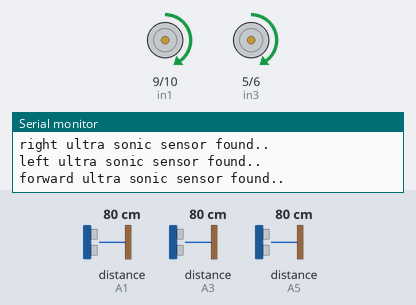
The sketch below on a simulated Arduino Uno, built with avr-gcc and run on an emulated ATmega328P. Shown: motor-driver pin pairs drawn as motors (green arrow = first pin HIGH = forward, orange = second pin HIGH = backward, longer = more drive, scaled by the enable pin), the last lines printed to the serial monitor. Wiring (inferred from the names in the program): 3 × ultrasonic range finder: trigger A0, echo A1 / trigger A2, echo A3 / trigger A4, echo A5. The test bench sets the inputs (shaded band); at power-on: distance to the obstacle (sensors on A3, A5, A1) 80 cm. The echo pulse lasts 58.3 µs per cm.

Above: at 1.2 s.
1.3 s: distance to the obstacle (sensor on A3) set to 7 cm
4.3 s: distance to the obstacle (sensor on A3) set to 4 cm
At 4.8 s:
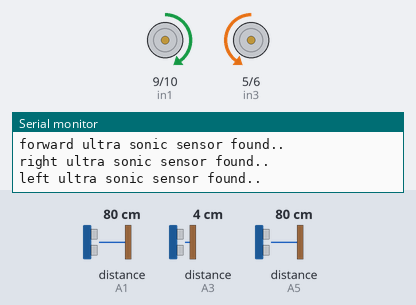
5.9 s: distance to the obstacle (sensor on A3) set to 9 cm
At 7.5 s:
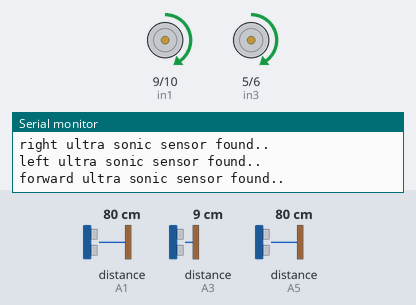
8.9 s: distance to the obstacle (sensor on A5) set to 7 cm
11.9 s: distance to the obstacle (sensor on A5) set to 4 cm
At 12.7 s:
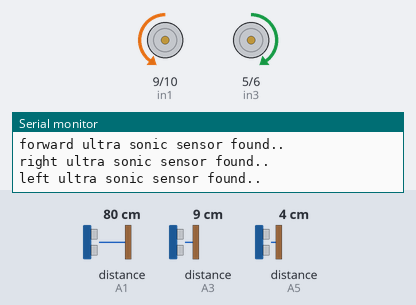
Timing chart, 0 to 14.9 s (numbered marks = the images above; inputs shaded):
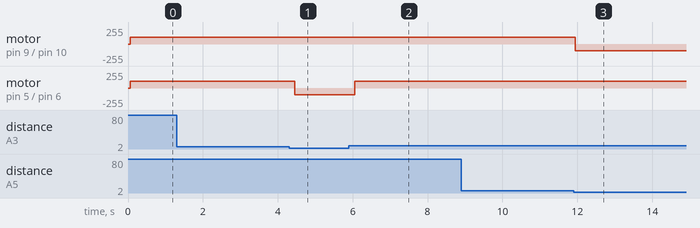

The sketch:

final.ino
```cpp
const int trig1 = A0;//forward
const int echo1 = A1;
const int trig2 = A2;//right
const int echo2 = A3;
const int trig3 = A4;
const int echo3 = A5;

const int in1 = 9;
const int in2 = 10;
const int in3 = 5;
const int in4 = 6;

const int enA = 11;
const int enB = 3;

//#define PWM 10;
int PWM = 100;
int DIS = 5;
//#define DIS 20;


long FrontSensor(){
  Serial.println("forward ultra sonic sensor found..");
  long dur;
  digitalWrite(trig1, LOW);
  delayMicroseconds(2); // delays are required for a succesful sensor operation.
  digitalWrite(trig1, HIGH);
  delayMicroseconds(20); //this delay is required as well!
  digitalWrite(trig1, LOW);
  dur = pulseIn(echo1, HIGH);
  return (dur/58);

}
long RightSensor(){
    Serial.println("right ultra sonic sensor found..");

  long dur;
  digitalWrite(trig2, LOW);
  delayMicroseconds(2); // delays are required for a succesful sensor operation.
  digitalWrite(trig2, HIGH);
  delayMicroseconds(20); //this delay is required as well!
  digitalWrite(trig2, LOW);
  dur = pulseIn(echo2, HIGH);
  return (dur/58);

}

long LeftSensor(){

    Serial.println("left ultra sonic sensor found..");

  long dur;
  digitalWrite(trig3, LOW);
  delayMicroseconds(2); // delays are required for a succesful sensor operation.
  digitalWrite(trig3, HIGH);
  delayMicroseconds(20); //this delay is required as well!
  digitalWrite(trig3, LOW);
  dur = pulseIn(echo3, HIGH);
  return (dur/58);

}

void forward (){
  digitalWrite(in1, HIGH);
  digitalWrite(in2, LOW);
  digitalWrite(in3, HIGH);
  digitalWrite(in4, LOW);
  analogWrite(enA, PWM);
  analogWrite(enB, PWM);
}

void left_turn (){
  digitalWrite(in1, HIGH);
  digitalWrite(in2, LOW);
  digitalWrite(in3, LOW);
  digitalWrite(in4, HIGH);
  analogWrite(enA, PWM);
  analogWrite(enB, PWM);
}

void right_turn (){
  digitalWrite(in1, LOW);
  digitalWrite(in2, HIGH);
  digitalWrite(in3, HIGH);
  digitalWrite(in4, LOW);
  analogWrite(enA, PWM);
  analogWrite(enB, PWM);
}

void  back(){
  digitalWrite(in1, LOW);
  digitalWrite(in2, HIGH);
  digitalWrite(in3, LOW);
  digitalWrite(in4, HIGH);
  analogWrite(enA, PWM);
  analogWrite(enB, PWM);
}

/*void back(){
  //right
  long right2 = RightSensor();
  long left2 = LeftSensor();
  long front2 = FrontSensor();
  if(right2>left2)
  {
  while(front2<DIS){
    turn_right();
    delay(100);
  }

  }
  else
  {
  while(front2<DIS){
    turn_left();
    delay(100);
  }
 }
forward();
}*/
void stop (){
  digitalWrite(in1, LOW);
  digitalWrite(in2, HIGH);
  digitalWrite(in3, LOW);
  digitalWrite(in4, HIGH);
  analogWrite(enA,0 );
  analogWrite(enB,0 );
}
void setup(){
Serial.begin(9600);
  // put your setup code here, to run once:
  pinMode(trig1, OUTPUT);
  pinMode(echo1, INPUT);

  pinMode(trig2, OUTPUT);
  pinMode(echo2, INPUT);

  pinMode(trig3, OUTPUT);
  pinMode(echo3, INPUT);

  pinMode (in1, OUTPUT);
  pinMode (in2, OUTPUT);
  pinMode (in3, OUTPUT);
  pinMode (in4, OUTPUT);
  pinMode (enA, OUTPUT);
  pinMode (enB, OUTPUT);

 stop();
}

void loop() {
  // put your main code here, to run repeatedly:

  long front = FrontSensor();
  delay(10);
  long right = RightSensor();
  delay(10);
  long left = LeftSensor();
 delay(10);
 if(front<DIS)
 {
  if(right>left)
  {
    if((right<DIS)&&(left<DIS))
    {
      stop();
      //delay(200);
      back();
      //delay(1000);
    }
    else
    {
      right_turn();
      //delay(500);
    }

  }
  else if(right<left)
  {
    if((right<DIS)&&(left<DIS))
    {
      stop();
      //delay(200);
      back();
      //delay(1000);
    }
    else
    {
      left_turn();
      //delay(500);
    }
  }
 }
 else if(right<DIS)
 {
  left_turn();
  //delay(500);
 }
 else if(left<DIS)
 {
  right_turn();
  delay(500);
 }
 else
 forward();
}
 /* if(front<DIS && right<DIS && left<DIS)
  {
      u_turn();
  }

 if(front<DIS && right<DIS && left>DIS){
      turn_left();
  }
 else if(front<DIS && right>DIS && left<DIS){

      turn_right();
  }
 else if(front<DIS && right>DIS && left>DIS){
      //priority set here
      turn_right();
  }
 else if(front>DIS && right>DIS && left<DIS)
    {
        turn_right();
        delay(100);
        forward();
    }
 else  if(front>DIS && right<DIS && left>DIS){
       turn_left();
       delay(100);
       forward();
   }
   else{
        forward();
   }*/
```

Measured:
- the behaviour switches between 6 and 5 cm on distance to the obstacle (sensor on A3) (found by bisection; images 0 and 1)
- the behaviour switches between 6 and 5 cm on distance to the obstacle (sensor on A5) (found by bisection; images 2 and 3)
- after the input at 4.3 s, motor on pin 5 (in3) / pin 6 (in4): forward 100/255 → backward 100/255 after 0.15 s
- after the input at 5.9 s, motor on pin 5 (in3) / pin 6 (in4): backward 100/255 → forward 100/255 after 0.15 s
- after the input at 11.9 s, motor on pin 9 (in1) / pin 10 (in2): forward 100/255 → backward 100/255 at once
